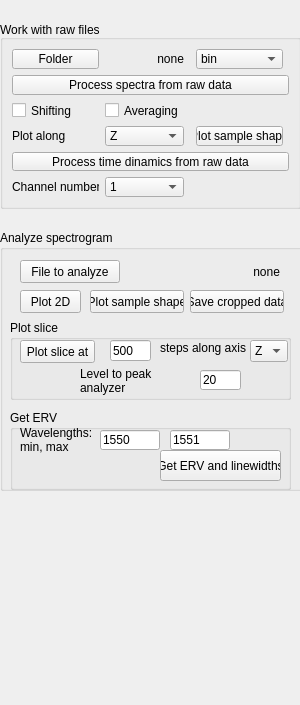
          <widget class="QWidget" name="page_3">
           <property name="geometry">
            <rect>
             <x>0</x>
             <y>0</y>
             <width>300</width>
             <height>705</height>
            </rect>
           </property>
           <attribute name="label">
            <string>Work with files</string>
           </attribute>
           <widget class="QGroupBox" name="groupBox_save_data_2">
            <property name="geometry">
             <rect>
              <x>0</x>
              <y>20</y>
              <width>301</width>
              <height>189</height>
             </rect>
            </property>
            <property name="sizePolicy">
             <sizepolicy hsizetype="Minimum" vsizetype="Minimum">
              <horstretch>0</horstretch>
              <verstretch>0</verstretch>
             </sizepolicy>
            </property>
            <property name="title">
             <string>Work with raw files</string>
            </property>
            <property name="alignment">
             <set>Qt::AlignBottom|Qt::AlignLeading|Qt::AlignLeft</set>
            </property>
            <layout class="QGridLayout" name="gridLayout_3">
             <item row="5" column="0" colspan="5">
              <widget class="QPushButton" name="pushButton_process_arb_TD_data">
               <property name="text">
                <string>Process time dinamics from raw data</string>
               </property>
              </widget>
             </item>
             <item row="0" column="0">
              <widget class="QPushButton" name="pushButton_choose_folder_to_process">
               <property name="text">
                <string>Folder</string>
               </property>
              </widget>
             </item>
             <item row="1" column="0" colspan="5">
              <widget class="QPushButton" name="pushButton_process_arb_spectral_data">
               <property name="text">
                <string>Process spectra from raw data</string>
               </property>
              </widget>
             </item>
             <item row="2" column="0">
              <widget class="QCheckBox" name="checkBox_IsShiftingWhileProcessingArbData">
               <property name="toolTip">
                <string>Calculate the averaged position of the spectrum (mainly for Apex)</string>
               </property>
               <property name="text">
                <string>Shifting</string>
               </property>
              </widget>
             </item>
             <item row="4" column="0">
              <widget class="QLabel" name="label_9">
               <property name="text">
                <string>Plot along</string>
               </property>
              </widget>
             </item>
             <item row="2" column="1">
              <widget class="QCheckBox" name="checkBox_IsAveragingWhileProcessingArbData">
               <property name="toolTip">
                <string>Straightforward averaging of all spectra at the point</string>
               </property>
               <property name="text">
                <string>Averaging</string>
               </property>
              </widget>
             </item>
             <item row="6" column="0">
              <widget class="QLabel" name="label_13">
               <property name="text">
                <string>Channel number</string>
               </property>
              </widget>
             </item>
             <item row="6" column="1">
              <widget class="QComboBox" name="comboBox_TD_channel_to_plot_arb_data">
               <property name="toolTip">
                <string>Choose channel to plot</string>
               </property>
               <property name="sizeAdjustPolicy">
                <enum>QComboBox::AdjustToContents</enum>
               </property>
               <item>
                <property name="text">
                 <string>1</string>
                </property>
               </item>
               <item>
                <property name="text">
                 <string>2</string>
                </property>
               </item>
               <item>
                <property name="text">
                 <string>3</string>
                </property>
               </item>
               <item>
                <property name="text">
                 <string>4</string>
                </property>
               </item>
              </widget>
             </item>
             <item row="4" column="1">
              <widget class="QComboBox" name="comboBox_axis_to_plot_along_arb_data">
               <property name="toolTip">
                <string>Choose channel to plot</string>
               </property>
               <property name="currentText">
                <string>Z</string>
               </property>
               <property name="currentIndex">
                <number>2</number>
               </property>
               <property name="sizeAdjustPolicy">
                <enum>QComboBox::AdjustToContents</enum>
               </property>
               <item>
                <property name="text">
                 <string>X</string>
                </property>
               </item>
               <item>
                <property name="text">
                 <string>Y</string>
                </property>
               </item>
               <item>
                <property name="text">
                 <string>Z</string>
                </property>
               </item>
               <item>
                <property name="text">
                 <string>W</string>
                </property>
               </item>
               <item>
                <property name="text">
                 <string>p</string>
                </property>
               </item>
              </widget>
             </item>
             <item row="4" column="3">
              <widget class="QPushButton" name="pushButton_plotSampleShape_arb_data">
               <property name="text">
                <string>Plot sample shape</string>
               </property>
              </widget>
             </item>
             <item row="0" column="1">
              <widget class="QLabel" name="label_folder_to_process_files">
               <property name="text">
                <string>none</string>
               </property>
               <property name="alignment">
                <set>Qt::AlignRight|Qt::AlignTrailing|Qt::AlignVCenter</set>
               </property>
              </widget>
             </item>
             <item row="0" column="3">
              <widget class="QComboBox" name="comboBox_type_of_data">
               <item>
                <property name="text">
                 <string>bin</string>
                </property>
               </item>
               <item>
                <property name="text">
                 <string>txt</string>
                </property>
               </item>
              </widget>
             </item>
            </layout>
           </widget>
           <widget class="QGroupBox" name="groupBox">
            <property name="geometry">
             <rect>
              <x>0</x>
              <y>230</y>
              <width>311</width>
              <height>261</height>
             </rect>
            </property>
            <property name="title">
             <string>Analyze spectrogram</string>
            </property>
            <widget class="QGroupBox" name="groupBox_2">
             <property name="geometry">
              <rect>
               <x>10</x>
               <y>180</y>
               <width>281</width>
               <height>80</height>
              </rect>
             </property>
             <property name="title">
              <string>Get ERV</string>
             </property>
             <widget class="QPushButton" name="pushButton_analyzer_extractERV">
              <property name="geometry">
               <rect>
                <x>150</x>
                <y>40</y>
                <width>121</width>
                <height>31</height>
               </rect>
              </property>
              <property name="text">
               <string>Get ERV and linewidths</string>
              </property>
             </widget>
             <widget class="QLineEdit" name="lineEdit_analyzer_wavelength_min">
              <property name="geometry">
               <rect>
                <x>90</x>
                <y>20</y>
                <width>60</width>
                <height>20</height>
               </rect>
              </property>
              <property name="text">
               <string>1550</string>
              </property>
             </widget>
             <widget class="QLabel" name="label_15">
              <property name="geometry">
               <rect>
                <x>10</x>
                <y>14</y>
                <width>81</width>
                <height>31</height>
               </rect>
              </property>
              <property name="text">
               <string>Wavelengths: min, max</string>
              </property>
              <property name="wordWrap">
               <bool>true</bool>
              </property>
             </widget>
             <widget class="QLineEdit" name="lineEdit_analyzer_wavelength_max">
              <property name="geometry">
               <rect>
                <x>160</x>
                <y>20</y>
                <width>60</width>
                <height>20</height>
               </rect>
              </property>
              <property name="text">
               <string>1551</string>
              </property>
             </widget>
            </widget>
            <widget class="QPushButton" name="pushButton_analyzer_choose_file_spectrogram">
             <property name="geometry">
              <rect>
               <x>20</x>
               <y>30</y>
               <width>100</width>
               <height>23</height>
              </rect>
             </property>
             <property name="text">
              <string>File to analyze</string>
             </property>
            </widget>
            <widget class="QLabel" name="label_analyzer_folder">
             <property name="geometry">
              <rect>
               <x>159</x>
               <y>30</y>
               <width>121</width>
               <height>23</height>
              </rect>
             </property>
             <property name="text">
              <string>none</string>
             </property>
             <property name="alignment">
              <set>Qt::AlignRight|Qt::AlignTrailing|Qt::AlignVCenter</set>
             </property>
            </widget>
            <widget class="QPushButton" name="pushButton_analyzer_plot2D">
             <property name="geometry">
              <rect>
               <x>20</x>
               <y>60</y>
               <width>61</width>
               <height>23</height>
              </rect>
             </property>
             <property name="text">
              <string>Plot 2D</string>
             </property>
            </widget>
            <widget class="QPushButton" name="pushButton_analyzer_plotSampleShape">
             <property name="geometry">
              <rect>
               <x>90</x>
               <y>60</y>
               <width>94</width>
               <height>23</height>
              </rect>
             </property>
             <property name="text">
              <string>Plot sample shape</string>
             </property>
            </widget>
            <widget class="QGroupBox" name="groupBox_4">
             <property name="geometry">
              <rect>
               <x>10</x>
               <y>90</y>
               <width>281</width>
               <height>80</height>
              </rect>
             </property>
             <property name="title">
              <string>Plot slice</string>
             </property>
             <widget class="QPushButton" name="pushButton_analyzer_plotSlice">
              <property name="geometry">
               <rect>
                <x>10</x>
                <y>20</y>
                <width>75</width>
                <height>23</height>
               </rect>
              </property>
              <property name="text">
               <string>Plot slice at</string>
              </property>
             </widget>
             <widget class="QLineEdit" name="lineEdit_slice_position">
              <property name="geometry">
               <rect>
                <x>100</x>
                <y>20</y>
                <width>41</width>
                <height>21</height>
               </rect>
              </property>
              <property name="text">
               <string>500</string>
              </property>
             </widget>
             <widget class="QLabel" name="label_14">
              <property name="geometry">
               <rect>
                <x>150</x>
                <y>20</y>
                <width>91</width>
                <height>16</height>
               </rect>
              </property>
              <property name="text">
               <string>steps along axis</string>
              </property>
             </widget>
             <widget class="QComboBox" name="comboBox_axis_to_analyze_along_arb_data">
              <property name="geometry">
               <rect>
                <x>240</x>
                <y>20</y>
                <width>33</width>
                <height>20</height>
               </rect>
              </property>
              <property name="sizePolicy">
               <sizepolicy hsizetype="Maximum" vsizetype="Fixed">
                <horstretch>0</horstretch>
                <verstretch>0</verstretch>
               </sizepolicy>
              </property>
              <property name="toolTip">
               <string>Choose channel to plot</string>
              </property>
              <property name="currentIndex">
               <number>2</number>
              </property>
              <property name="sizeAdjustPolicy">
               <enum>QComboBox::AdjustToContents</enum>
              </property>
              <item>
               <property name="text">
                <string>X</string>
               </property>
              </item>
              <item>
               <property name="text">
                <string>Y</string>
               </property>
              </item>
              <item>
               <property name="text">
                <string>Z</string>
               </property>
              </item>
             </widget>
             <widget class="QLabel" name="label_17">
              <property name="geometry">
               <rect>
                <x>70</x>
                <y>40</y>
                <width>111</width>
                <height>41</height>
               </rect>
              </property>
              <property name="text">
               <string>Level to peak analyzer</string>
              </property>
              <property name="wordWrap">
               <bool>true</bool>
              </property>
             </widget>
             <widget class="QLineEdit" name="lineEdit_analyzer_resonance_level">
              <property name="geometry">
               <rect>
                <x>190</x>
                <y>50</y>
                <width>41</width>
                <height>20</height>
               </rect>
              </property>
              <property name="text">
               <string>20</string>
              </property>
             </widget>
            </widget>
            <widget class="QPushButton" name="pushButton_analyzer_save_cropped_data">
             <property name="geometry">
              <rect>
               <x>190</x>
               <y>60</y>
               <width>94</width>
               <height>23</height>
              </rect>
             </property>
             <property name="text">
              <string>Save cropped data</string>
             </property>
            </widget>
           </widget>
          </widget>
